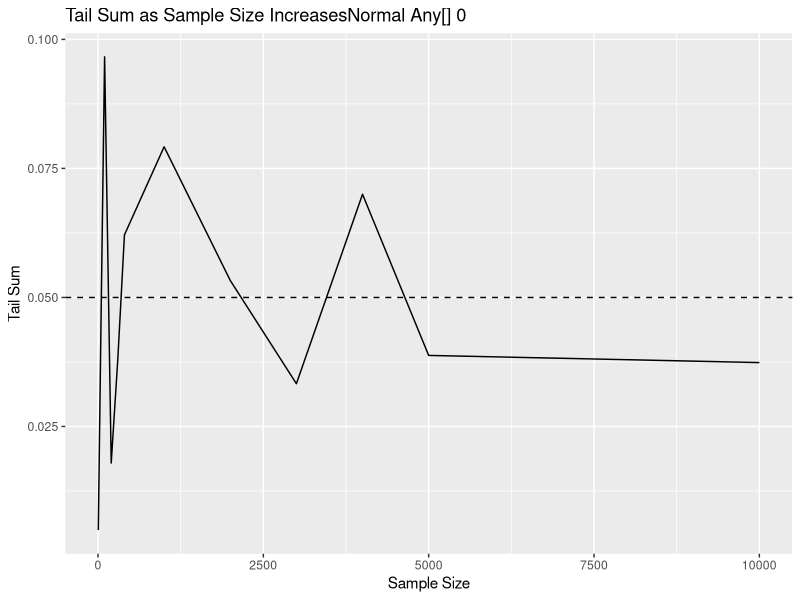
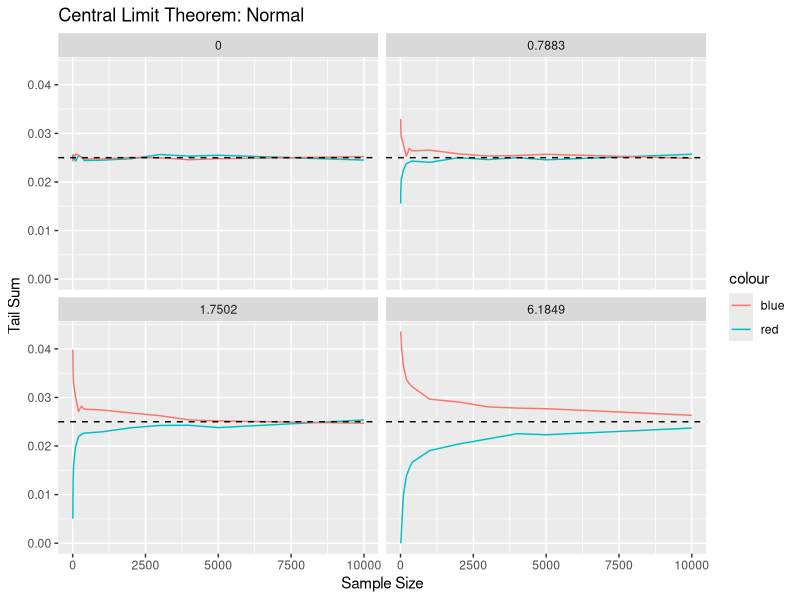
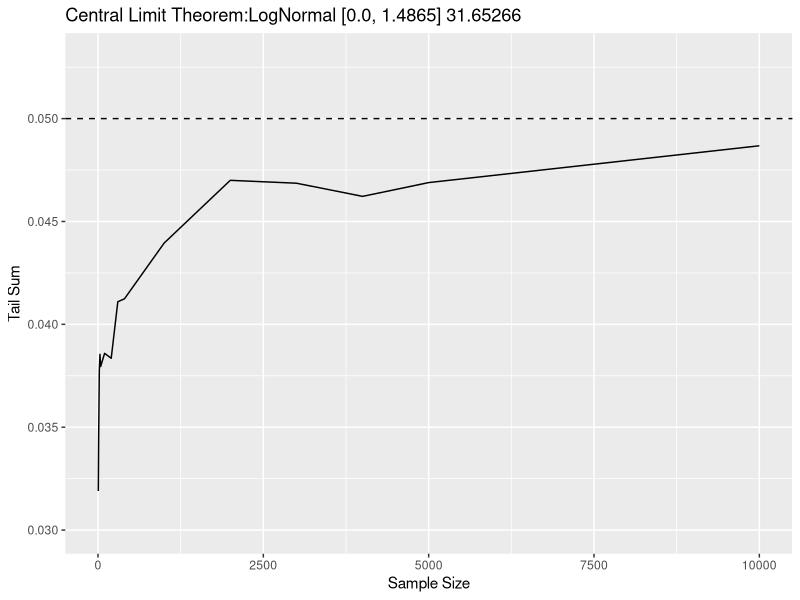
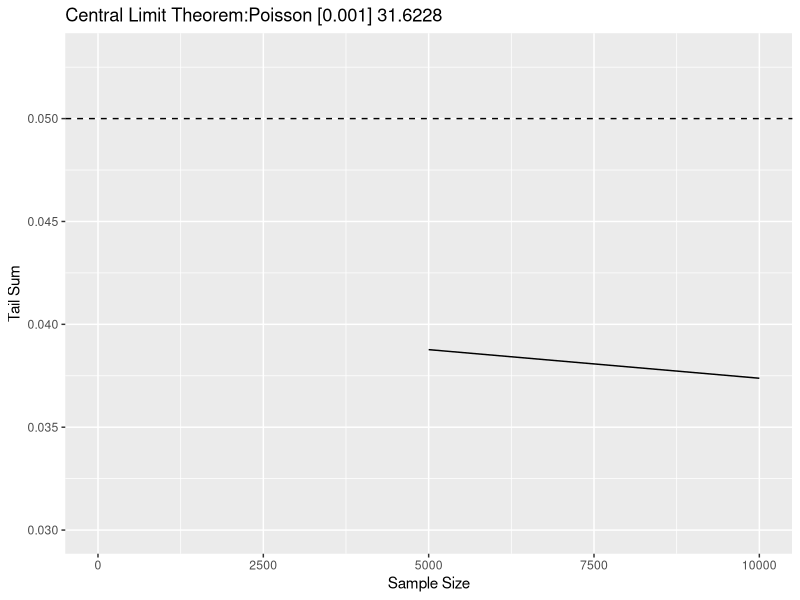
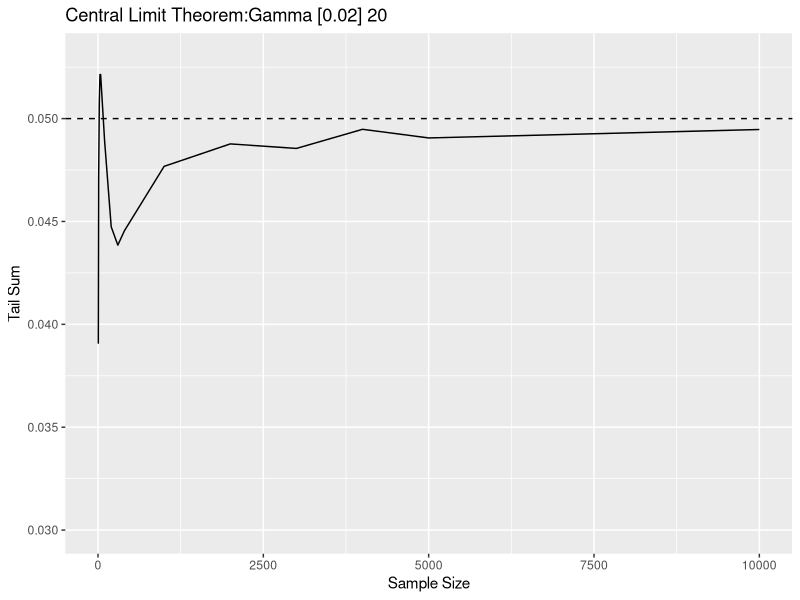
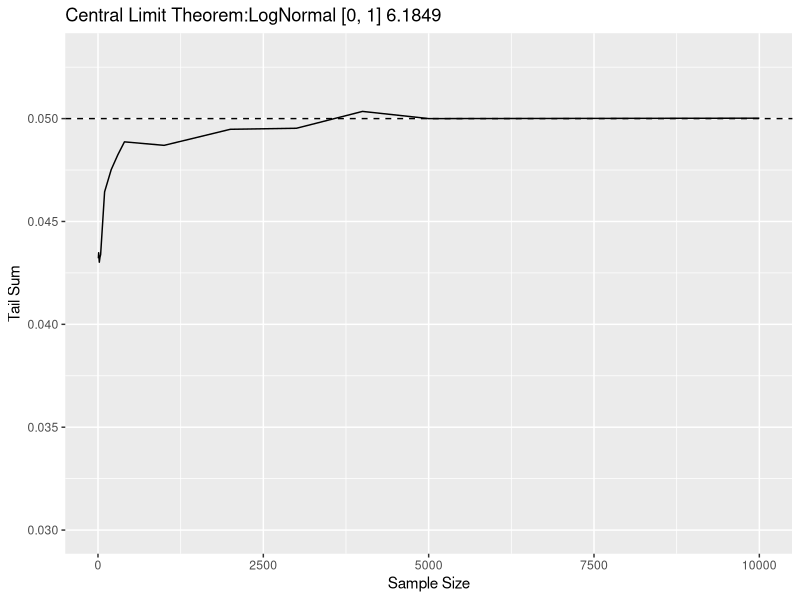
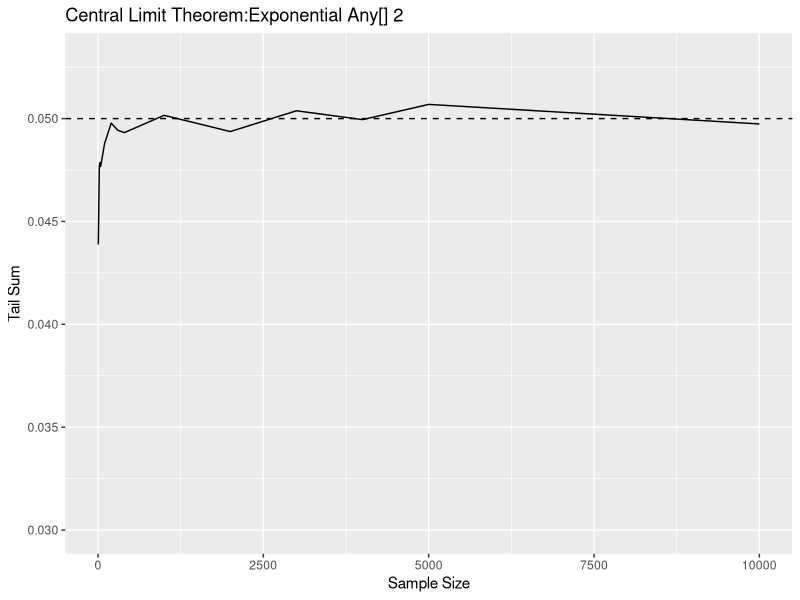
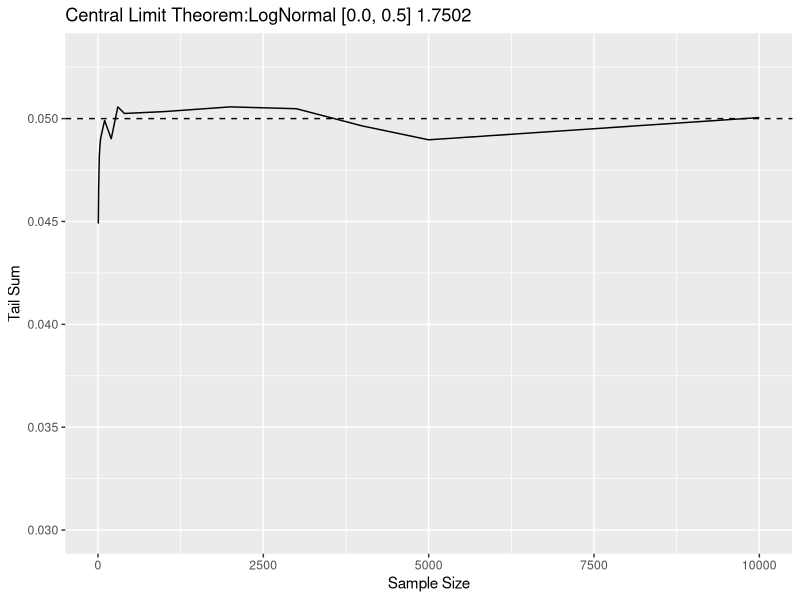

These figures' R source, in order:
## ---- chunk 1
library(tidyverse)
df_means <- read.csv("CLT_means.csv")
df_t <- read.csv("CLT_t_sigma.csv")
## ---- chunk 2
df_means_clean <- df_means |>
  mutate(
    Combined = paste(Distribution, Params, Skewness, sep = " "),
    Combined = fct(Combined)
  ) |>
  group_by(Combined)

for (combined in unique(df_means_clean$Combined)) {
  df_means_clean |>
    filter(Combined == combined) |>
    ggplot(aes(x = Sample_Size, y = Tail_Sum)) +
    geom_line() +
    geom_hline(yintercept = 0.05, linetype = "dashed") +
    labs(title = paste0("Central Limit Theorem:", combined, sep = " "), x = "Sample Size", y = "Tail Sum") +
    ylim(0.03, 0.053)

  ggsave(paste0("Plots/CLT_", combined, ".png"), width = 6, height = 4)
}
## ---- chunk 3
for (combined in unique(df_means_clean$Combined)) {
  df_means_clean |>
    filter(Combined == combined) |>
    ggplot(aes(x = Sample_Size, y = Tail_Sum)) +
    geom_line() +
    geom_hline(yintercept = 0.05, linetype = "dashed") +
    labs(title = paste0("Tail Sum as Sample Size Increases", combined, sep = " "), x = "Sample Size", y = "Tail Sum") +
    ylim(0.042, 0.053)

  ggsave(path = "Plots/Total", filename = paste0(combined, ".png"), width = 6, height = 4)
}

df_means_clean |>
  filter(Distribution == "Poisson") |>
  ggplot(aes(x = Sample_Size, y = Tail_Sum)) +
  geom_line() +
  geom_hline(yintercept = 0.05, linetype = "dashed") +
  labs(title = paste0("Tail Sum as Sample Size Increases", combined, sep = " "), x = "Sample Size", y = "Tail Sum")

ggsave(path = "Plots/Total", filename = "Poisson [0.001] 31.6228.png", width = 6, height = 4)

# ggplot(df_means_clean, aes(x = Sample_Size, y = Tail_Sum)) +
#   geom_line() +
#   geom_hline(yintercept = 0.05, linetype = "dashed") +
#   labs(title = "Central Limit Theorem: Means", x = "Sample Size", y = "Tail Sum")
## ---- chunk 4
for (combined in unique(df_means_clean$Combined)) {
  df_means_clean |>
    filter(Combined == combined) |>
    ggplot(aes(x = Sample_Size)) +
    geom_line(aes(y = Lower_Tail)) +
    geom_line(aes(y = Upper_Tail)) +
    geom_hline(yintercept = 0.025, linetype = "dashed") +
    labs(title = paste0("Tails as Sample Size Increases", combined, sep = " "), x = "Sample Size", y = "Tails")

  ggsave(path = "Plots/Tails", filename = paste0(combined, ".png"), width = 6, height = 4)
}
## ---- chunk 5
for (combined in unique(df_means_clean$Combined)) {
  df_means_clean |>
    filter(Combined == combined) |>
    mutate(Tail_Difference = abs(Tail_Difference)) |>
    ggplot(aes(x = Sample_Size, y = Tail_Difference)) +
    geom_line() +
    geom_hline(yintercept = 0, linetype = "dashed") +
    labs(title = paste0("Tail Difference as Sample Size Increases", combined, sep = " "), x = "Sample Size", y = "Tail Sum")

  ggsave(path = "Plots/Diff", filename = paste0(combined, ".png"), width = 6, height = 4)
}
## ---- chunk 6
View(
  df_means |>
    mutate(avg_distance = mean(c(abs(Upper_Tail - 0.025), abs(Lower_Tail - 0.025)))) |>
    filter(Tail_Sum >= 0.048, Tail_Difference <= 0.015)
)
## ---- chunk 7
# df_means |>
#   filter(str_detect(Distribution, "LogNormal")) |>
#   ggplot(aes(x = Sample_Size, y = Tail_Sum)) +
#   geom_line() +
#   geom_hline(yintercept = 0.05, linetype = "dashed") +
#   labs(title = "Central Limit Theorem: LogNormal", x = "Sample Size", y = "Tail Sum") +
#   ylim(0.03, 0.053) +
#   facet_wrap(~Skewness)

df_means |>
  filter(str_detect(Distribution, "Normal"), Skewness < 10) |>
  ggplot(aes(x = Sample_Size, y = Tail_Sum)) +
  geom_line(aes(y = Lower_Tail, color = "red")) +
  geom_line(aes(y = Upper_Tail, color = "blue")) +
  geom_hline(yintercept = 0.025, linetype = "dashed") +
  labs(title = "Central Limit Theorem: Normal", x = "Sample Size", y = "Tail Sum") +
  facet_wrap(~Skewness)
## ---- chunk 8
read.csv("test.csv") |>
  mutate(test = (1+Skewness)/sqrt(Sample_Size)) |> 
  View()
